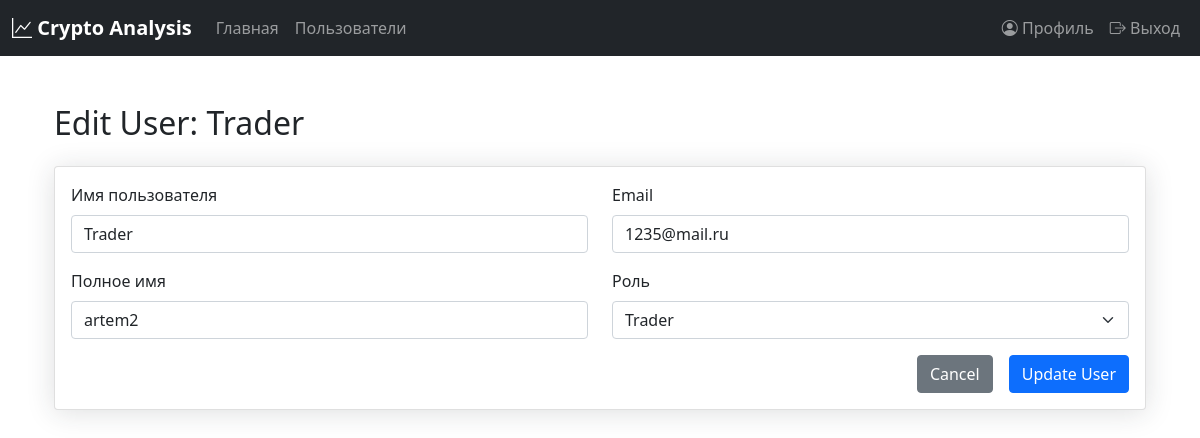
/admin/user/3 (signed in), run on the app's committed database.
### app.py (models this page shows, shortened)
class User(UserMixin, db.Model):
    id = db.Column(db.Integer, primary_key=True)
    username = db.Column(db.String(80), unique=True, nullable=False)
    email = db.Column(db.String(120), unique=True, nullable=False)
    password_hash = db.Column(db.String(128))
    role = db.Column(db.String(20), nullable=False)
    full_name = db.Column(db.String(100))
    last_login = db.Column(db.DateTime)

### app.py (the view, shortened to what this page needs)
@app.route('/admin/user/<int:user_id>', methods=['GET', 'POST'])
@login_required
def edit_user(user_id):
    if current_user.role != 'admin':
        flash('Доступ запрещен', 'danger')
        return redirect(url_for('home'))
    user = User.query.get_or_404(user_id)
    form = UserEditForm(obj=user)
    return render_template('admin/edit_user.html', form=form, user=user)

### app.py
class UserEditForm(FlaskForm):
    username = StringField('Имя пользователя', validators=[DataRequired(), Length(min=4, max=20)])
    email = StringField('Email', validators=[DataRequired(), Email()])
    role = SelectField('Роль', choices=[('admin', 'Admin'), ('trader', 'Trader'), ('analyst', 'Analyst')])
    full_name = StringField('Полное имя', validators=[DataRequired()])
    submit = SubmitField('Обновить профиль')

### app.py (called while the page is built)
@login_manager.user_loader
def load_user(user_id):
    return User.query.get(int(user_id))

### templates/admin/edit_user.html (shortened to what this page needs)
{% extends "base.html" %}
{% block content %}
<div class="container">
    <h2 class="my-4">Edit User: {{ user.username }}</h2>
    <div class="card">
        <div class="card-body">
            <form method="POST" action="{{ url_for('edit_user', user_id=user.id) }}">
                <div class="row mb-3">
                    <div class="col-md-6">
                        <div class="form-group">
                            {{ form.username.label(class="form-label") }}
                            {{ form.username(class="form-control") }}
                        </div>
                    </div>
                    <div class="col-md-6">
                        <div class="form-group">
                            {{ form.email.label(class="form-label") }}
                            {{ form.email(class="form-control") }}
                        </div>
                    </div>
                </div>
                <div class="row mb-3">
                    <div class="col-md-6">
                        <div class="form-group">
                            {{ form.full_name.label(class="form-label") }}
                            {{ form.full_name(class="form-control") }}
                        </div>
                    </div>
                    <div class="col-md-6">
                        <div class="form-group">
                            {{ form.role.label(class="form-label") }}
                            {{ form.role(class="form-select") }}
                        </div>
                    </div>
                </div>
                <div class="d-grid gap-2 d-md-flex justify-content-md-end">
                    <a href="{{ url_for('admin_users') }}" class="btn btn-secondary me-md-2">Cancel</a>
                    <button type="submit" class="btn btn-primary">Update User</button>
                </div>
            </form>
        </div>
    </div>
</div>
{% endblock %}

### static/static/styles.css (style rules this page uses)
body { background-color: #f8f9fa; font-family: -apple-system, BlinkMacSystemFont, 'Segoe UI', Roboto, 'Helvetica Neue', Arial, sans-serif; color: #212529; }
.card { box-shadow: 0 0.15rem 1.75rem rgba(33, 40, 50, 0.15); border: none; border-radius: 0.5rem; }

### data on the page
User: username "Trader", email "1235@mail.ru", full_name "artem2", role "Trader"
